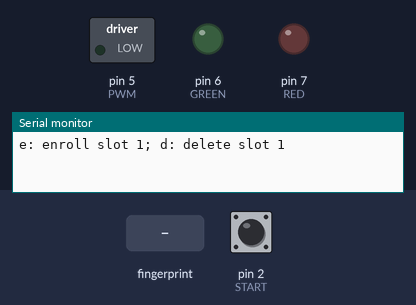
Bench run of a sketch on a simulated Arduino Leonardo, built with avr-gcc and run on an emulated ATmega32U4. On the bench: switched loads named in the sketch (green lamp = pin HIGH), output pins drawn as LEDs (lit = HIGH), the last lines printed to the serial monitor. The test bench sets the inputs (shaded band); at power-on: pin 2 (START) HIGH. Pins used as bus, display or sensor lines are not drawn.

Above: at 2.2 s.
2.3 s: finger stored as number 1 placed on the sensor
At 3.9 s:
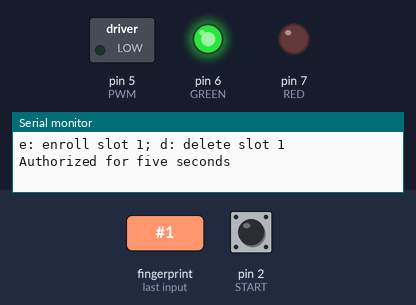
5.3 s: pin 2 (START) pulled LOW for 0.15 s
At 5.38 s:
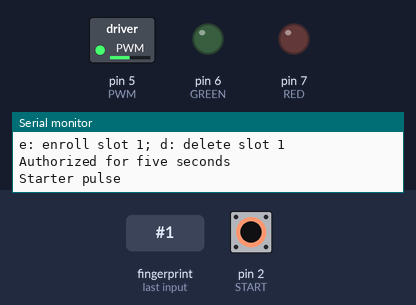
Timing chart, 0 to 8.3 s (numbered marks = the images above; inputs shaded):
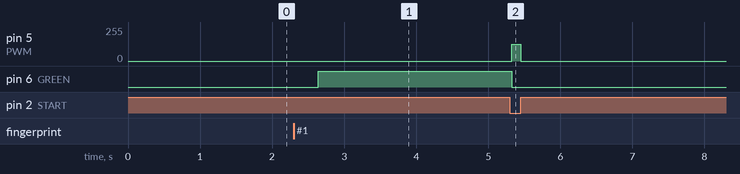

The sketch:

fingerprint_vehicle_starter.ino
```cpp
#include <Adafruit_Fingerprint.h>

constexpr byte START=2, SLEEP=4, PWM=5, GREEN=6, RED=7;
constexpr unsigned long WINDOW=5000, PULSE=650;
Adafruit_Fingerprint reader(&Serial1);
enum Capture { MATCH, FIRST, LIFT, SECOND };
Capture capture=MATCH;
bool ready=false, armed=false, running=false, denied=false, needsLift=false;
bool raw=HIGH,stable=HIGH;
unsigned long sensedAt=0,armedAt=0,started=0,changedAt=0,enrollAt=0;

void motorOff(){digitalWrite(SLEEP,LOW);analogWrite(PWM,0);running=false;}
bool startPressed(unsigned long now){
  bool value=digitalRead(START);
  if(value!=raw){raw=value;changedAt=now;}
  if(value==stable||now-changedAt<25)return false;
  stable=value;
  return stable==LOW;
}
bool sensorFault(byte result){
  if(result!=FINGERPRINT_PACKETRECIEVEERR)return false;
  ready=false;armed=false;denied=true;capture=MATCH;
  Serial.println(F("Reader unavailable"));
  return true;
}
void scan(){
  byte result=reader.getImage();
  if(sensorFault(result))return;
  if(capture==LIFT){
    if(result==FINGERPRINT_NOFINGER){capture=SECOND;needsLift=false;Serial.println(F("Scan the same finger again"));}
    return;
  }
  if(result==FINGERPRINT_NOFINGER){needsLift=false;return;}
  if(result!=FINGERPRINT_OK||needsLift)return;
  needsLift=true;
  if(capture==FIRST||capture==SECOND){
    const bool first=capture==FIRST;
    result=reader.image2Tz(first?1:2);
    if(sensorFault(result))return;
    if(result!=FINGERPRINT_OK){capture=MATCH;denied=true;Serial.println(F("Enrollment failed"));return;}
    if(first){capture=LIFT;Serial.println(F("Lift your finger"));return;}
    result=reader.createModel();
    if(sensorFault(result))return;
    if(result==FINGERPRINT_OK)result=reader.storeModel(1);
    if(sensorFault(result))return;
    denied=result!=FINGERPRINT_OK;capture=MATCH;
    Serial.println(denied?F("Enrollment failed"):F("Enrolled slot 1"));
    return;
  }
  armed=false;
  result=reader.image2Tz();
  if(sensorFault(result))return;
  if(result==FINGERPRINT_OK)result=reader.fingerFastSearch();
  if(sensorFault(result))return;
  if(result==FINGERPRINT_OK&&reader.fingerID==1){
    armed=true;armedAt=millis();denied=false;
    Serial.println(F("Authorized for five seconds"));
  }else{denied=true;Serial.println(F("Scan denied"));}
}
void setup(){
  pinMode(SLEEP,OUTPUT);pinMode(PWM,OUTPUT);motorOff();
  pinMode(START,INPUT_PULLUP);pinMode(GREEN,OUTPUT);pinMode(RED,OUTPUT);
  Serial.begin(115200);
  reader.begin(57600);
  ready=reader.verifyPassword();
  Serial.println(F("e: enroll slot 1; d: delete slot 1"));
}
void loop(){
  const unsigned long now=millis();
  if(running){
    if(digitalRead(START)==HIGH||now-started>=PULSE){motorOff();Serial.println(F("Starter off"));}
    return;
  }
  const bool request=startPressed(now);
  if(armed&&now-armedAt>=WINDOW)armed=false;
  if(capture!=MATCH&&now-enrollAt>=25000){capture=MATCH;denied=true;Serial.println(F("Enrollment timed out"));}
  if(Serial.available()){
    char key=Serial.read();
    if(ready&&(key=='e'||key=='d')){
      armed=false;denied=false;needsLift=true;
      if(key=='e'){capture=FIRST;enrollAt=now;Serial.println(F("Lift any finger, then scan the test finger"));}
      else{
        capture=MATCH;
        const byte result=reader.deleteModel(1);
        if(!sensorFault(result))Serial.println(result==FINGERPRINT_OK?F("Deleted slot 1"):F("Delete failed"));
      }
    }
  }
  if(request&&armed&&capture==MATCH){
    armed=false;
    ready=reader.verifyPassword();
    if(ready&&millis()-armedAt<WINDOW&&digitalRead(START)==LOW){
      digitalWrite(SLEEP,HIGH);delayMicroseconds(1500);analogWrite(PWM,125);
      started=millis();running=true;
      digitalWrite(GREEN,LOW);
      Serial.println(F("Starter pulse"));
      return;
    }
  }
  if(now-sensedAt>=160){
    sensedAt=now;
    if(!ready)ready=reader.verifyPassword();
    else scan();
  }
  digitalWrite(GREEN,armed);digitalWrite(RED,denied||!ready);
}
```

Measured:
- after the input at 2.3 s, pin 6 (GREEN): LOW → HIGH after 0.34 s
- after the input at 5.3 s, pin 5 (PWM): 0/255 → 125/255 at once, → 0/255 0.12 s later; pin 6 (GREEN): HIGH → LOW after 0.03 s instead of 2.4 s
